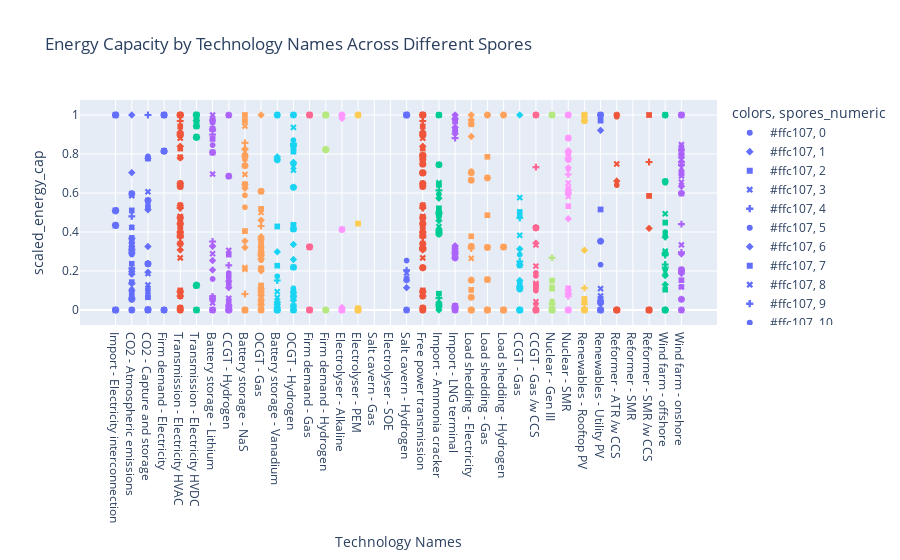

The cell this chart's notebook holds for it:
### Code cell
import os
import pandas as pd
import plotly.express as px

# Get the current working directory
current_path = os.getcwd()
print("Current Path:", current_path)

# Define the input file path using the current directory
input_file_path = os.path.join(current_path, "inputs/modified_energy_cap.csv")
modified_energy_data = pd.read_csv(input_file_path)

# Function to normalize values to a 0-1 scale
def normalize(x):
    return (x - x.min()) / (x.max() - x.min())

# Apply normalization to the 'energy_cap' within each 'names' group
modified_energy_data['scaled_energy_cap'] = modified_energy_data.groupby('names')['energy_cap'].transform(normalize)


# Create the scatter plot
fig = px.scatter(modified_energy_data, x='names', y='scaled_energy_cap',
                 color='colors', symbol='spores_numeric',
                 labels={
                     'names': 'Technology Names',
                     'energy_cap': 'Energy Capacity (MW)'
                 },
                 title='Energy Capacity by Technology Names Across Different Spores')

# Show the figure
fig.show()
